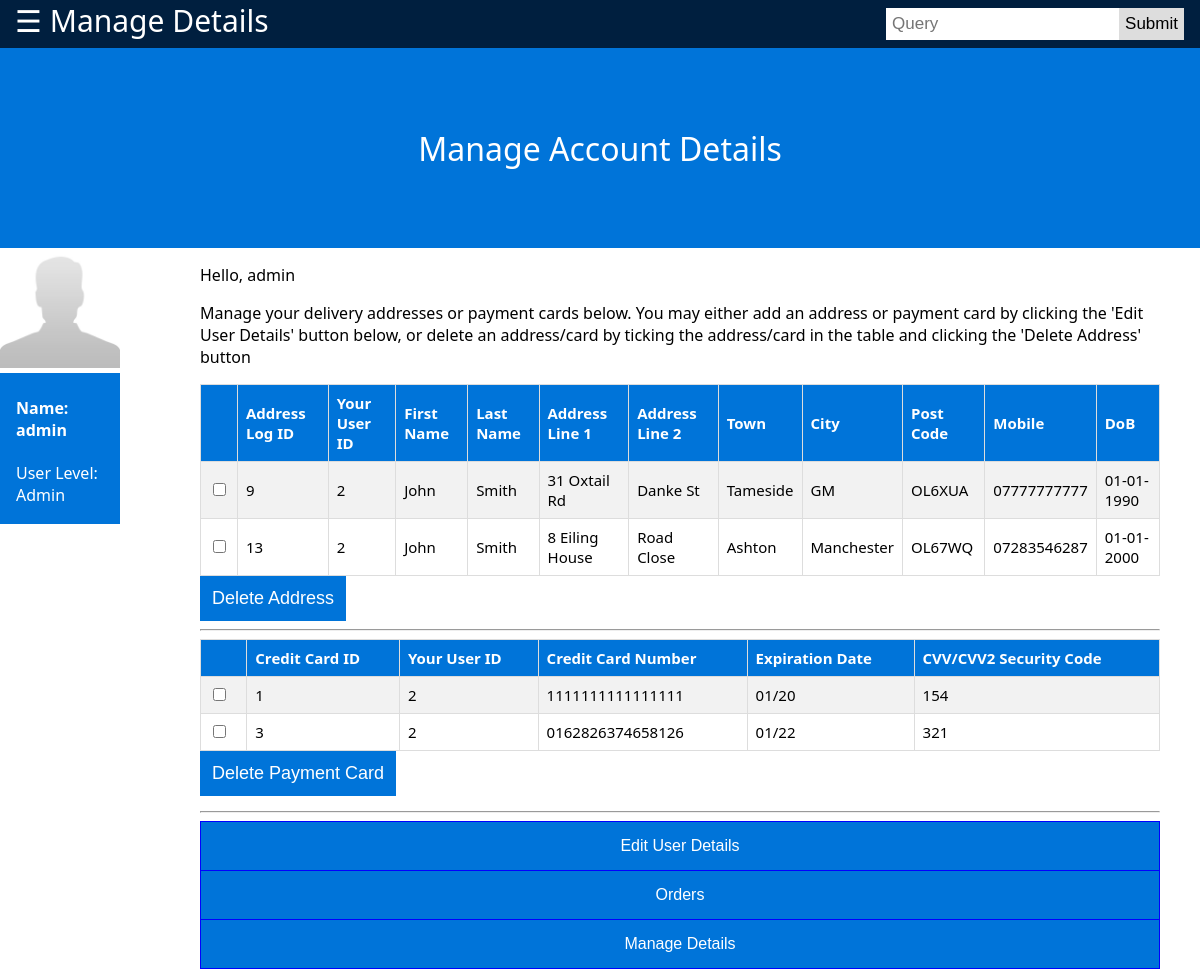
Page /manageUserDetails.php (signed in) on the committed database.
### tables this page shows
CREATE TABLE IF NOT EXISTS `tbluser` (
  `useracclogid` int(12) NOT NULL AUTO_INCREMENT,
  `id` int(12) NOT NULL,
  `userFname` varchar(20) NOT NULL,
  `userLname` varchar(25) NOT NULL,
  `userAddLine1` varchar(25) NOT NULL,
  `userAddLine2` varchar(25) NOT NULL,
  `userTown` varchar(60) NOT NULL,
  `userCity` varchar(60) NOT NULL,
  `userPcode` varchar(10) NOT NULL,
  `userMobile` text NOT NULL,
  `userDoB` varchar(10) NOT NULL,
  PRIMARY KEY (`useracclogid`),
  KEY `id` (`id`)
);

CREATE TABLE IF NOT EXISTS `tblusercc` (
  `ccid` int(12) NOT NULL AUTO_INCREMENT,
  `id` int(12) NOT NULL,
  `ccnumber` varchar(16) NOT NULL,
  `ccexdate` varchar(10) NOT NULL,
  `cccvv` int(3) NOT NULL,
  PRIMARY KEY (`ccid`),
  KEY `id` (`id`)
);

### html/manageUserDetails.php (the view, shortened to what this page needs)
<?php
  include('functions.php');
?>
<!doctype html>
<html>
<head>
<link rel="stylesheet" type="text/css" href="../css/css.css">
<link rel="stylesheet" type="text/css" href="../css/admin.css">
</head>
<body>
<div class="topnav">
      <span class="btnSideBarOpen" style="font-size:30px;cursor:pointer" onclick="openNav()">&#9776; Manage Details</span>
    <div class="search-container">
      <form action="/query_page.php">
          <input type="text" placeholder="Query" name="search">
          <button type="submit">Submit</button>
      </form>
    </div>
</div>
<div class="container">
  <h1 class="pageheading">Manage Account Details</h1>
</div>
<div class="admincard">
  <img src="../images/avatar.jpg" alt="avi" style="width:100%">
  <div class="admincontainer">
    <?php  if (isset($_SESSION['user'])) : ?>
    <h4><b>Name: <?php echo $_SESSION['user']['username']; ?></b></h4>
    <p>User Level: <?php echo ucfirst($_SESSION['user']['user_type']); ?></p>
    <?php endif ?>
  </div>
</div>
<div class="admininfo">
<p>Hello, <?php echo $_SESSION['user']['username']; ?></p>
<p>Manage your delivery addresses or payment cards below. You may either add an address or payment card by clicking the 'Edit User Details' button below, or delete an address/card by ticking the address/card in the table and clicking the 'Delete Address' button</p>
<?php
$id = $_SESSION['varname'];
?>
<form method="post" action="functions.php">
<table>
 <tr>
  <th></th>
  <th>Address Log ID</th>
  <th>Your User ID</th>
  <th>First Name</th>
  <th>Last Name</th>
  <th>Address Line 1</th>
  <th>Address Line 2</th>
  <th>Town</th>
  <th>City</th>
  <th>Post Code</th>
  <th>Mobile</th>
  <th>DoB</th>
 </tr>
 <?php
  $query = "SELECT useracclogid, id, userfname, userlname, useraddline1, useraddline2, usertown, usercity, userpcode, usermobile, userdob FROM tbluser WHERE id='$id'";
  $result = mysqli_query($db, $query);
  if ($result->num_rows > 0) {
  while($row = $result->fetch_assoc()) {
    echo "<tr><td><input type='checkbox' name='checkbox[]' value='".$row['useracclogid']."'></td><td>" . $row["useracclogid"]. "</td><td>" . $row["id"]. "</td><td>" . $row["userfname"] . "</td><td>" . $row["userlname"]. "</td><td>" . $row["useraddline1"] . "</td><td>" . $row["useraddline2"]. "</td><td>" . $row["usertown"]. "</td><td>" . $row["usercity"]. "</td><td>" . $row["userpcode"]. "</td><td>" . $row["usermobile"]. "</td><td>" . $row["userdob"]. "</td></tr>";
}
echo "</table>";
} else { echo "<h1>WARNING: YOU HAVE NO ADDRESS ON RECORD. PLEASE ADD AN ADDRESS IMMEDIATELY!!!</h1>"; }
?>
<input type="submit" name="delete" id="delete" value="Delete Address" class="btnsubmit">
<hr>
</form>
<?php
$id = $_SESSION['varname'];
?>
<form method="post" action="functions.php">
<table>
 <tr>
  <th></th>
  <th>Credit Card ID</th>
  <th>Your User ID</th>
  <th>Credit Card Number</th>
  <th>Expiration Date</th>
  <th>CVV/CVV2 Security Code</th>
 </tr>
 <?php
  $query = "SELECT ccid, id, ccnumber, ccexdate, cccvv FROM tblusercc WHERE id='$id'";
  $result = mysqli_query($db, $query);
  if ($result->num_rows > 0) {
  while($row = $result->fetch_assoc()) {
    echo "<tr><td><input type='checkbox' name='checkbox[]' value='".$row['ccid']."'></td><td>" . $row["ccid"]. "</td><td>" . $row["id"]. "</td><td>" . $row["ccnumber"]. "</td><td>" . $row["ccexdate"] . "</td><td>" . $row["cccvv"] . "</td></tr>";
}
echo "</table>";
} else { echo "<h1>WARNING: YOU HAVE NO CREDIT/DEBIT CARD ON RECORD. PLEASE ADD CREDIT/DEBIT CARD IMMEDIATELY!!!</h1>"; }
?>
<input type="submit" name="deletecc" id="deletecc" value="Delete Payment Card" class="btnsubmit">
</form>
<br>
<div class="buttonsadmincontainer">
<hr>
<div class="btn-group">
  <button class="myBtn button">Edit User Details</button>
  <button onclick="location.href='orderhistory.php'"" class="button">Orders</button>
  <button onclick="location.href='manageUserDetails.php'"" class="button">Manage&#160;Details</button>
</div>
</div>
</body>
</html>

### css/css.css (style rules this page uses)
* { box-sizing: border-box; }
html, body { height: 100%; width: 100%; }
body { margin: 0; display: table-cell; vertical-align: center; background-color: white; background-repeat: no-repeat; background-position: center; background-attachment: fixed; font-family: segoe ui; }
.container { margin: 0; vertical-align: center; top: 5%; position: absolute; width: 100%; height: 200px; background-color: #0074D9; align-items: center; }
.container .pageheading { font-weight:normal; position: absolute; color: white; margin:auto; vertical-align:middle; text-align: center; top: 50%; left: 50%; margin-right: -50%; transform: translate(-50%, -50%) }
.btnSideBarOpen { font-family: segoe ui; color: white; margin-left: 15px; margin-top: 15px; }
.topnav { position: absolute; width: 100%; height: 5%; overflow: hidden; background-color: #001f3f; }
.topnav .search-container { float: right; }
.topnav input[type=text] { padding: 6px; margin-top: 8px; font-size: 17px; border: none; }
.topnav .search-container button { float: right; padding: 6px; margin-top: 8px; margin-right: 16px; background: #ddd; font-size: 17px; border: none; cursor: pointer; }
.btnsubmit { border: none; outline: 0; padding: 12px; color: white; background-color: #0074D9; text-align: center; cursor: pointer; font-size: 18px; }

### css/admin.css (style rules this page uses)
.admincard { margin: 0; vertical-align: left; top: calc(5% + 200px); position: absolute; width: 10%; height: 10%; }
.admininfo { margin: 0; vertical-align: left; top: calc(5% + 200px); left: 200px; position: absolute; width: 80%; }
.admincontainer { padding: 2px 16px; background-color: #0074D9; color: white; }
.buttonsadmincontainer { margin: 0; vertical-align: center; top: 555px; position: absolute; width: 100%; }
.btn-group .button { background-color: #0074D9; border: 1px solid blue; color: white; padding: 15px 32px; text-align: center; text-decoration: none; display: inline-block; font-size: 16px; cursor: pointer; width: 100%; display: block; }
.btn-group .button:not(:last-child) { border-bottom: none; }
table { border-collapse: collapse; width: 100%; color: black; font-size: 15px; text-align: left; }
td, th { border: 1px solid #ddd; padding: 8px; }
th { background-color: #0074D9; color: white; padding-top: 12px; padding-bottom: 12px; border: 1px solid #ddd; padding: 8px; }
tr:nth-child(even) { background-color: #f2f2f2; border: 1px solid #ddd; padding: 8px; }

### rows in the picture
tbluser: useracclogid "9", id "2", userFname "John", userLname "Smith", userAddLine1 "31 Oxtail Rd", userAddLine2 "Danke St", userTown "Tameside", userCity "GM", userPcode "OL6XUA", userMobile "07777777777", userDoB "01-01-1990"
tbluser: useracclogid "13", id "2", userFname "John", userLname "Smith", userAddLine1 "8 Eiling House", userAddLine2 "Road Close", userTown "Ashton", userCity "Manchester", userPcode "OL67WQ", userMobile "07283546287", userDoB "01-01-2000"
tblusercc: ccid "1", id "2", ccnumber "1111111111111111", ccexdate "01/20", cccvv "154"
tblusercc: ccid "3", id "2", ccnumber "0162826374658126", ccexdate "01/22", cccvv "321"

### other values in the picture
$_SESSION['user']['username'] "admin"
$_SESSION['user']['user_type'] "Admin"
